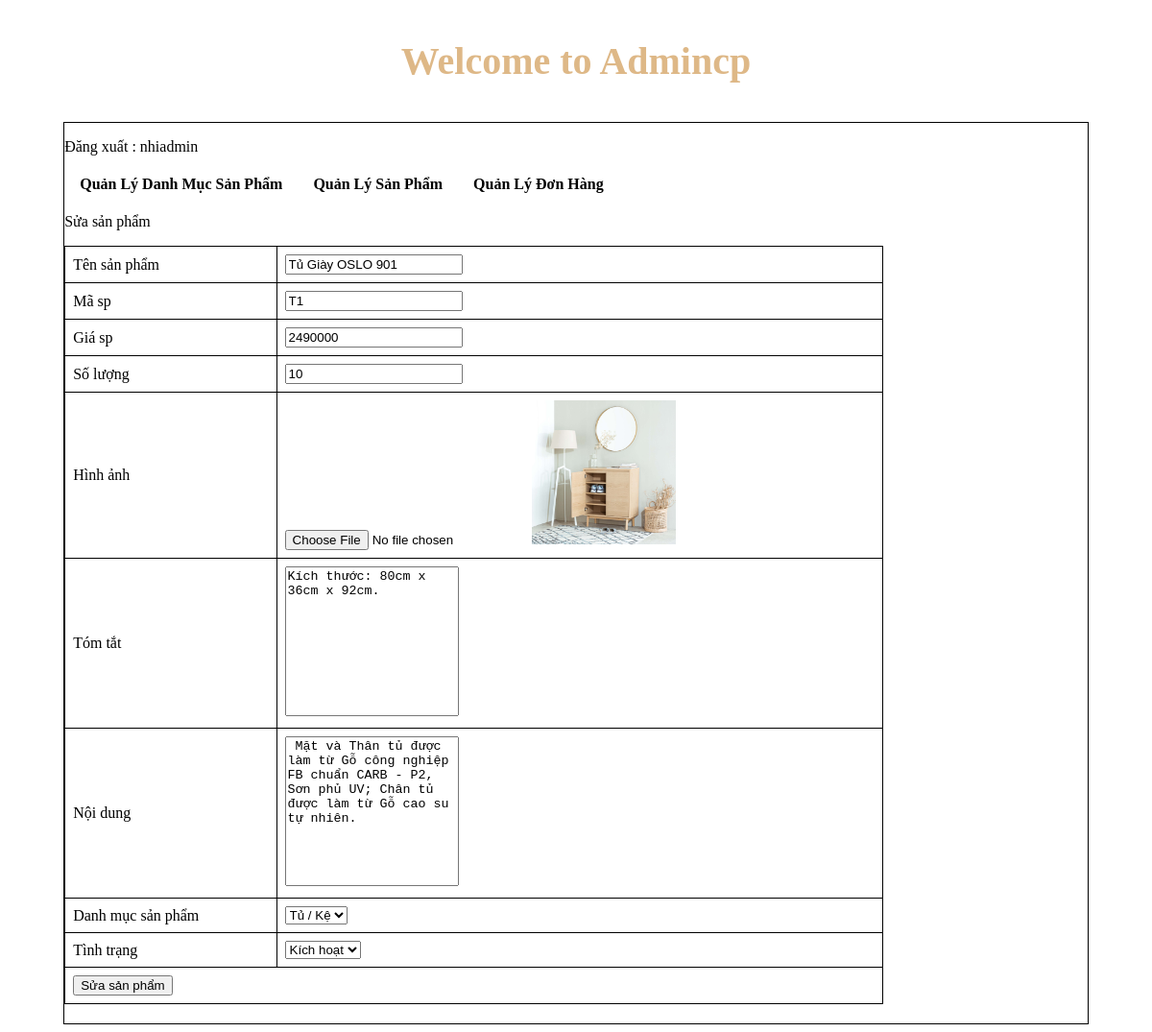
The page /admincp/index.php?action=quanlysp&query=sua&idsanpham=33 (signed in) on the database its author committed.
### tables this page shows
CREATE TABLE `pk_sanpham` (
  `id_sanpham` int(11) NOT NULL,
  `tensanpham` varchar(250) NOT NULL,
  `masp` varchar(100) NOT NULL,
  `giasp` varchar(50) NOT NULL,
  `soluong` int(11) NOT NULL,
  `soluongban` int(11) DEFAULT NULL,
  `hinhanh` varchar(50) NOT NULL,
  `tomtat` tinytext NOT NULL,
  `noidung` text NOT NULL,
  `tinhtrang` int(11) NOT NULL,
  `id_danhmuc` int(11) NOT NULL
);

### admincp/modules/quanlysp/sua.php (the view, shortened to what this page needs)
<?php
    $sql_sua_sp ="SELECT *FROM pk_sanpham WHERE id_sanpham='$_GET[idsanpham]' LIMIT 1";
    $query_sua_sp= mysqli_query($mysqli,$sql_sua_sp);
?>
<p>Sửa sản phẩm</p>
<?php
while($row=mysqli_fetch_array($query_sua_sp)){
?>
<table id="table1" >
<form method="POST" action="modules/quanlysp/xuly.php?idsanpham=<?php echo $row['id_sanpham'] ?>" enctype="multipart/form-data">
	<tr>
        <td>Tên sản phẩm</td>
        <td><input type="text" value="<?php echo $row['tensanpham'] ?>" name="tensanpham"></td>
 </tr>
 <tr>
        <td>Mã sp</td>
        <td><input type="text" value="<?php echo $row['masp'] ?>" name="masp"></td>
 </tr>
 <tr>
        <td>Giá sp</td>
        <td><input type="text" value="<?php echo $row['giasp'] ?>" name="giasp"></td>
 </tr>
 <tr>
        <td>Số lượng</td>
        <td><input type="text" value="<?php echo $row['soluong'] ?>" name="soluong"></td>
 </tr>
 <tr>
        <td>Hình ảnh</td>
        <td>
              <input type="file" name="hinhanh">
              <img src="modules/quanlysp/uploads/<?php echo $row['hinhanh'] ?>" width="150px">
        </td>
 </tr>
 <tr>
        <td>Tóm tắt</td>
        <td><textarea rows="10"  name="tomtat" style="resize:none"><?php echo $row['tomtat'] ?></textarea></td>
 </tr>
 <tr>
        <td>Nội dung</td>
        <td><textarea rows="10"  name="noidung" style="resize:none"><?php echo $row['noidung'] ?></textarea></td>
 </tr>
 <tr>
        <td>Danh mục sản phẩm </td>
        <td>
              <select name="id_danhmuc">
                     <?php
                     $sql_danhmuc = "SELECT * FROM pk_danhmuc ORDER BY id_danhmuc DESC";
                     $query_danhmuc = mysqli_query($mysqli,$sql_danhmuc);
                     while($row_danhmuc=mysqli_fetch_array($query_danhmuc)){
                            if($row_danhmuc['id_danhmuc']==$row['id_danhmuc']){
                     ?>
                     <option selected value="<?php echo $row_danhmuc['id_danhmuc'] ?>"><?php echo $row_danhmuc['tendanhmuc'] ?></option>
                     <?php
                            }else{
                     ?>
                     <option value="<?php echo $row_danhmuc['id_danhmuc'] ?>"><?php echo $row_danhmuc['tendanhmuc'] ?></option>
                     <?php
                            }
                     }
                     ?>
              </select>
        </td>
 </tr>
 <tr>
        <td>Tình trạng</td>
        <td>
              <select name="tinhtrang">
                     <?php
                     if($row['tinhtrang']==1){
                     ?>
                     <option value="1" selected>Kích hoạt</option>
                     <?php
                     } else{
                     ?>
                     <option value="1">Kích hoạt</option>
                     <option value="0" selected>Ấn</option>
                     <?php
                     }
                     ?>
              </select>
        </td>
 </tr>
 <tr>
        <td colspan="2"><input type="submit" name="suasanpham" value="Sửa sản phẩm"></td>
 </tr>
       </form>
<?php
}
?>
</table>

### admincp/index.php (style rules this page uses)
#table1 { border-collapse: collapse; width: 80%; margin-bottom: 20px; }
#table1, #table1 th, #table1 td { border: 1px solid black; }
#table1 td { padding: 8px; }

### rows shown on the page
pk_sanpham: tensanpham "Tủ Giày OSLO 901", masp "T1", giasp "2490000", soluong "10", hinhanh (picture), tomtat "Kích thước: 80cm x 36cm x 92cm.", noidung "Mặt và Thân tủ được làm từ Gỗ công nghiệp FB chuẩn CARB - P2, Sơn phủ UV; Chân tủ được làm từ Gỗ cao su tự nhiên.", tinhtrang "Kích hoạt"

### other values the page prints
$_SESSION['dangnhap'] "nhiadmin"
form field id_danhmuc "Tủ / Kệ"
